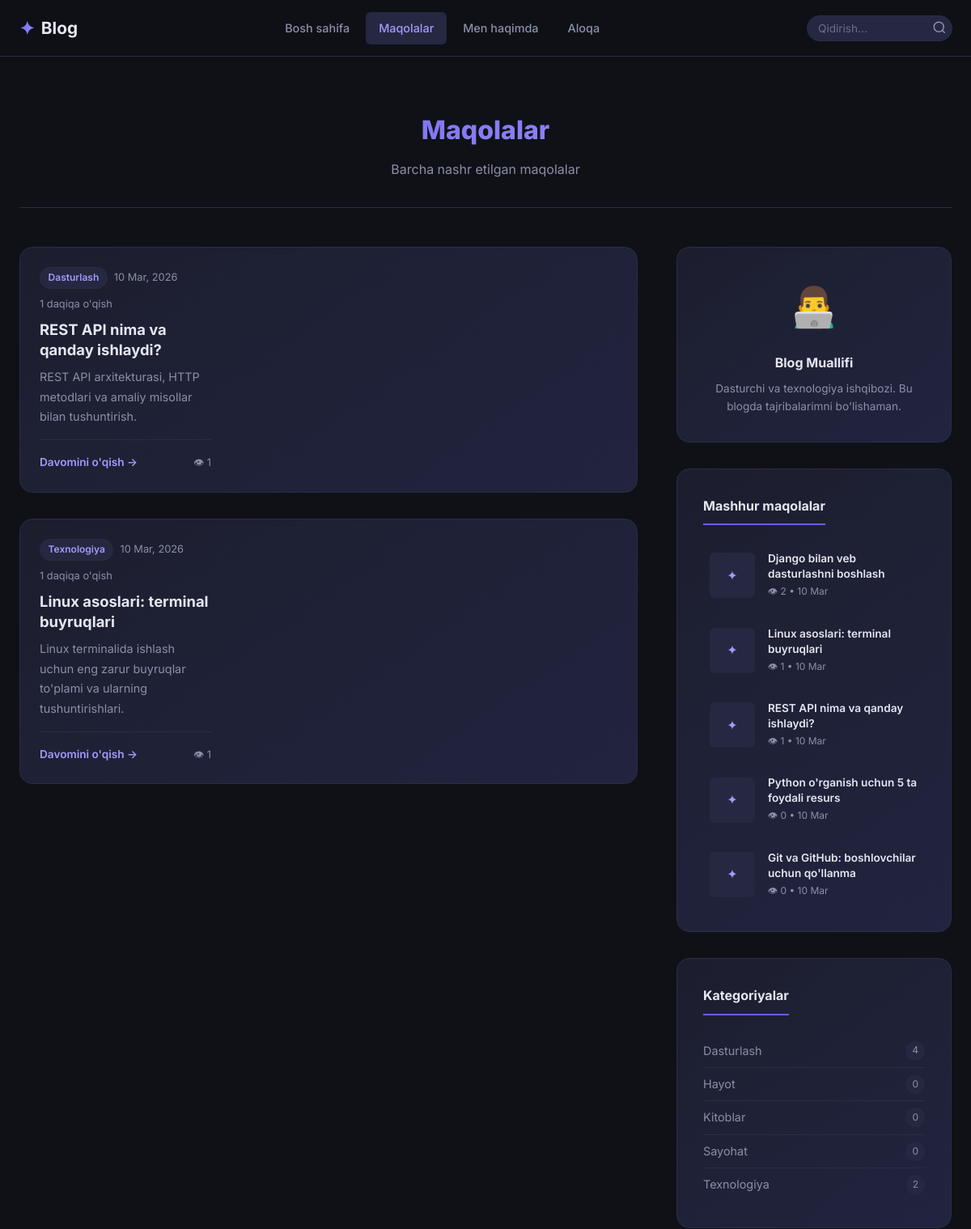
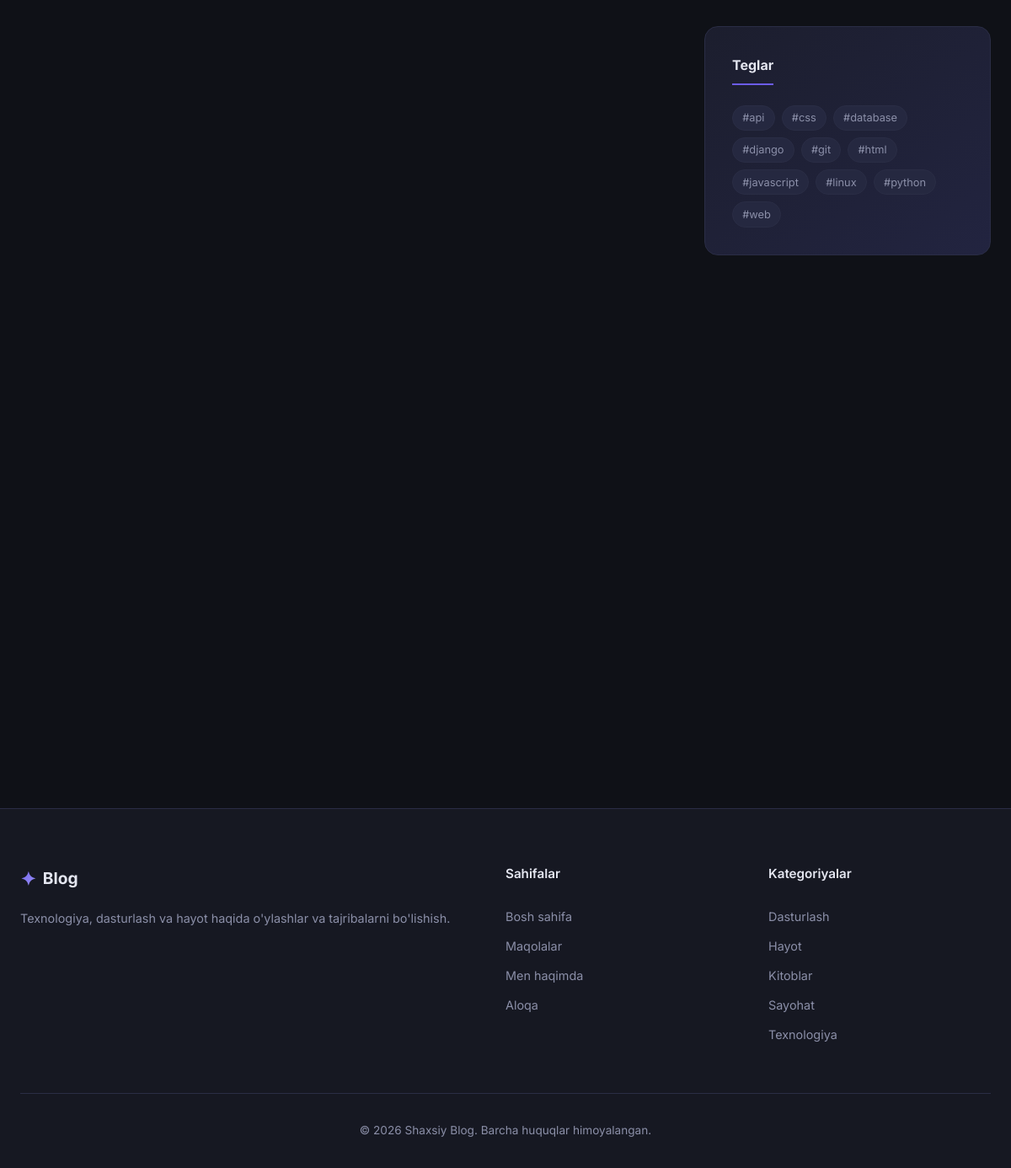
Screenshot of /blog/ with the database file from the repository (2 pictures, top to bottom).
### blog/models.py (models this page shows, shortened)
class Post(models.Model):
    STATUS_CHOICES = (
        ('draft', 'Qoralama'),
        ('published', 'Nashr etilgan'),
    )
    title = models.CharField(max_length=200, verbose_name="Sarlavha")
    slug = models.SlugField(unique=True, verbose_name="Slug")
    content = models.TextField(verbose_name="Asosiy matn")
    excerpt = models.TextField(verbose_name="Qisqa tavsif", help_text="Maqolalar ro'yxatida ko'rsatiladi")
    category = models.ForeignKey(Category, on_delete=models.SET_NULL, null=True, related_name='posts', verbose_name="Kategoriya")
    tags = models.ManyToManyField(Tag, blank=True, related_name='posts', verbose_name="Teglar")
    image = models.ImageField(upload_to='posts/%Y/%m/', blank=True, null=True, verbose_name="Muqova rasmi")
    status = models.CharField(max_length=10, choices=STATUS_CHOICES, default='draft', verbose_name="Holati")
    is_pinned = models.BooleanField(default=False, verbose_name="Pinlangan")
    view_count = models.PositiveIntegerField(default=0, verbose_name="Ko'rishlar soni")
    created_at = models.DateTimeField(auto_now_add=True, verbose_name="Yaratilgan sana")
    updated_at = models.DateTimeField(auto_now=True, verbose_name="Yangilangan sana")
    class Meta:
        verbose_name = "Maqola"
        verbose_name_plural = "Maqolalar"
        ordering = ['-created_at']
    def get_absolute_url(self):
        return reverse('blog:post_detail', kwargs={'slug': self.slug})
    def reading_time(self):
        word_count = len(self.content.split())
        minutes = math.ceil(word_count / 200)
        return max(1, minutes)

class Category(models.Model):
    name = models.CharField(max_length=100, verbose_name="Kategoriya nomi")
    slug = models.SlugField(unique=True, verbose_name="Slug")
    description = models.TextField(blank=True, verbose_name="Tavsif")
    class Meta:
        verbose_name = "Kategoriya"
        verbose_name_plural = "Kategoriyalar"
        ordering = ['name']
    def get_absolute_url(self):
        return reverse('blog:category', kwargs={'slug': self.slug})
    def post_count(self):
        return self.posts.filter(status='published').count()

class Tag(models.Model):
    name = models.CharField(max_length=50, verbose_name="Teg nomi")
    slug = models.SlugField(unique=True, verbose_name="Slug")
    class Meta:
        verbose_name = "Teg"
        verbose_name_plural = "Teglar"
        ordering = ['name']
    def get_absolute_url(self):
        return reverse('blog:tag', kwargs={'slug': self.slug})

### blog/views.py (the view)
# urls.py: path('blog/', views.post_list, name='post_list'),
def post_list(request):
    posts = Post.objects.filter(status='published')
    paginator = Paginator(posts, settings.POSTS_PER_PAGE)
    page = request.GET.get('page')
    posts = paginator.get_page(page)
    context = {
        'posts': posts,
        'page_title': f"Maqolalar — {settings.BLOG_TITLE}",
        'meta_description': "Barcha nashr etilgan maqolalar ro'yxati",
    }
    return render(request, 'blog/post_list.html', context)

### blog/context_processors.py (called while the page is built)
def sidebar_context(request):
    return {
        'sidebar_categories': Category.objects.all()[:10],
        'sidebar_tags': Tag.objects.all()[:20],
        'sidebar_popular_posts': Post.objects.filter(
            status='published'
        ).order_by('-view_count')[:5],
    }

### templates/blog/post_list.html (shortened to what this page needs)
{% extends 'base.html' %}
{% load static %}
{% block content %}
<section class="section">
    <div class="container">
        <div class="page-header">
            <h1 class="page-title">Maqolalar</h1>
            <p class="page-subtitle">Barcha nashr etilgan maqolalar</p>
        </div>
        <div class="content-layout">
            <div class="content-main">
                <div class="posts-list">
                    {% for post in posts %}
                    <article class="post-list-item">
                        <div class="post-list-body">
                            <div class="post-card-meta">
                                {% if post.category %}
                                <a href="{{ post.category.get_absolute_url }}" class="badge badge-sm">{{ post.category.name }}</a>
                                {% endif %}
                                <span class="meta-date">{{ post.created_at|date:"d M, Y" }}</span>
                                <span class="meta-read">{{ post.reading_time }} daqiqa o'qish</span>
                            </div>
                            <h2 class="post-list-title">
                                <a href="{{ post.get_absolute_url }}">{{ post.title }}</a>
                            </h2>
                            <p class="post-list-excerpt">{{ post.excerpt|truncatewords:30 }}</p>
                            <div class="post-card-footer">
                                <a href="{{ post.get_absolute_url }}" class="read-more">Davomini o'qish →</a>
                                <span class="meta-views">👁 {{ post.view_count }}</span>
                            </div>
                        </div>
                    </article>
                    {% empty %}
                    <div class="empty-state">
                        <div class="empty-icon">📝</div>
                        <h3>Hali maqolalar yo'q</h3>
                        <p>Tez orada yangi maqolalar paydo bo'ladi!</p>
                    </div>
                    {% endfor %}
                </div>
            </div>
            {% include 'blog/includes/sidebar.html' %}
        </div>
    </div>
</section>
{% endblock %}

### templates/base.html (shortened to what this page needs)
{% load static %}
<!DOCTYPE html>
<html lang="uz">
<head>
    <link rel="stylesheet" href="https://cdnjs.cloudflare.com/ajax/libs/highlight.js/11.9.0/styles/atom-one-dark.min.css">
    <link rel="stylesheet" href="{% static 'css/style.css' %}">
</head>
<body>
    <nav class="navbar" id="navbar">
        <div class="container navbar-content">
            <a href="{% url 'blog:home' %}" class="navbar-brand">
                <span class="brand-icon">✦</span>
                <span class="brand-text">Blog</span>
            </a>
            <ul class="navbar-nav" id="navbarNav">
                <li><a href="{% url 'blog:home' %}" class="nav-link {% if request.resolver_match.url_name == 'home' %}active{% endif %}">Bosh sahifa</a></li>
                <li><a href="{% url 'blog:post_list' %}" class="nav-link {% if request.resolver_match.url_name == 'post_list' %}active{% endif %}">Maqolalar</a></li>
                <li><a href="{% url 'blog:about' %}" class="nav-link {% if request.resolver_match.url_name == 'about' %}active{% endif %}">Men haqimda</a></li>
                <li><a href="{% url 'blog:contact' %}" class="nav-link {% if request.resolver_match.url_name == 'contact' %}active{% endif %}">Aloqa</a></li>
            </ul>
            <div class="navbar-search">
                <form action="{% url 'blog:search' %}" method="get" class="search-form-nav">
                    <input type="text" name="q" placeholder="Qidirish..." class="search-input-nav" value="{{ request.GET.q|default:'' }}">
                    <button type="submit" class="search-btn-nav">
                        <svg width="18" height="18" viewBox="0 0 24 24" fill="none" stroke="currentColor" stroke-width="2"><circle cx="11" cy="11" r="8"/><path d="m21 21-4.35-4.35"/></svg>
                    </button>
                </form>
            </div>
        </div>
    </nav>
    <main class="main-content">
        {% block content %}{% endblock %}
    </main>
    <footer class="footer">
        <div class="container">
            <div class="footer-grid">
                <div class="footer-about">
                    <a href="{% url 'blog:home' %}" class="footer-brand">
                        <span class="brand-icon">✦</span>
                        <span>Blog</span>
                    </a>
                    <p>Texnologiya, dasturlash va hayot haqida o'ylashlar va tajribalarni bo'lishish.</p>
                </div>
                <div class="footer-links">
                    <h4>Sahifalar</h4>
                    <ul>
                        <li><a href="{% url 'blog:home' %}">Bosh sahifa</a></li>
                        <li><a href="{% url 'blog:post_list' %}">Maqolalar</a></li>
                        <li><a href="{% url 'blog:about' %}">Men haqimda</a></li>
                        <li><a href="{% url 'blog:contact' %}">Aloqa</a></li>
                    </ul>
                </div>
                <div class="footer-categories">
                    <h4>Kategoriyalar</h4>
                    <ul>
                        {% for cat in sidebar_categories|slice:":5" %}
                        <li><a href="{{ cat.get_absolute_url }}">{{ cat.name }}</a></li>
                        {% empty %}
                        <li>Hali kategoriyalar yo'q</li>
                        {% endfor %}
                    </ul>
                </div>
            </div>
            <div class="footer-bottom">
                <p>&copy; 2026 Shaxsiy Blog. Barcha huquqlar himoyalangan.</p>
            </div>
        </div>
    </footer>
</body>
</html>

### templates/blog/includes/sidebar.html
<aside class="sidebar">
    <div class="sidebar-widget">
        <div class="widget-author">
            <div class="author-avatar">👨‍💻</div>
            <h4>Blog Muallifi</h4>
            <p>Dasturchi va texnologiya ishqibozi. Bu blogda tajribalarimni bo'lishaman.</p>
        </div>
    </div>
    {% if sidebar_popular_posts %}
    <div class="sidebar-widget">
        <h3 class="widget-title">Mashhur maqolalar</h3>
        <div class="widget-posts">
            {% for post in sidebar_popular_posts %}
            <a href="{{ post.get_absolute_url }}" class="widget-post-item">
                {% if post.image %}
                <img src="{{ post.image.url }}" alt="{{ post.title }}" class="widget-post-img" loading="lazy">
                {% else %}
                <div class="widget-post-img widget-post-placeholder">✦</div>
                {% endif %}
                <div class="widget-post-info">
                    <span class="widget-post-title">{{ post.title|truncatewords:8 }}</span>
                    <span class="widget-post-meta">👁 {{ post.view_count }} • {{ post.created_at|date:"d M" }}</span>
                </div>
            </a>
            {% endfor %}
        </div>
    </div>
    {% endif %}
    {% if sidebar_categories %}
    <div class="sidebar-widget">
        <h3 class="widget-title">Kategoriyalar</h3>
        <ul class="widget-categories">
            {% for cat in sidebar_categories %}
            <li>
                <a href="{{ cat.get_absolute_url }}">
                    <span>{{ cat.name }}</span>
                    <span class="cat-count">{{ cat.post_count }}</span>
                </a>
            </li>
            {% endfor %}
        </ul>
    </div>
    {% endif %}
    {% if sidebar_tags %}
    <div class="sidebar-widget">
        <h3 class="widget-title">Teglar</h3>
        <div class="tags-cloud">
            {% for tag in sidebar_tags %}
            <a href="{{ tag.get_absolute_url }}" class="tag-cloud-item">#{{ tag.name }}</a>
            {% endfor %}
        </div>
    </div>
    {% endif %}
</aside>

### rows the page displays
Post: category.name "Dasturlash", created_at "10 Mar, 2026", reading_time "1", title "REST API nima va qanday ishlaydi?", excerpt "REST API arxitekturasi, HTTP metodlari va amaliy misollar bilan tushuntirish.", view_count "1", created_at "10 Mar"
Post: category.name "Texnologiya", created_at "10 Mar, 2026", reading_time "1", title "Linux asoslari: terminal buyruqlari", excerpt "Linux terminalida ishlash uchun eng zarur buyruqlar to'plami va ularning tushuntirishlari.", view_count "1", created_at "10 Mar"
Post: title "Django bilan veb dasturlashni boshlash", view_count "2", created_at "10 Mar"
Post: title "Python o'rganish uchun 5 ta foydali resurs", view_count "0", created_at "10 Mar"
Post: title "Git va GitHub: boshlovchilar uchun qo'llanma", view_count "0", created_at "10 Mar"
Category: name "Dasturlash", post_count "4"
Category: name "Hayot", post_count "0"
Category: name "Kitoblar", post_count "0"
Category: name "Sayohat", post_count "0"
Category: name "Texnologiya", post_count "2"
Tag: name "api"
Tag: name "css"
Tag: name "database"
Tag: name "django"
Tag: name "git"
Tag: name "html"
Tag: name "javascript"
Tag: name "linux"
Tag: name "python"
Tag: name "web"
